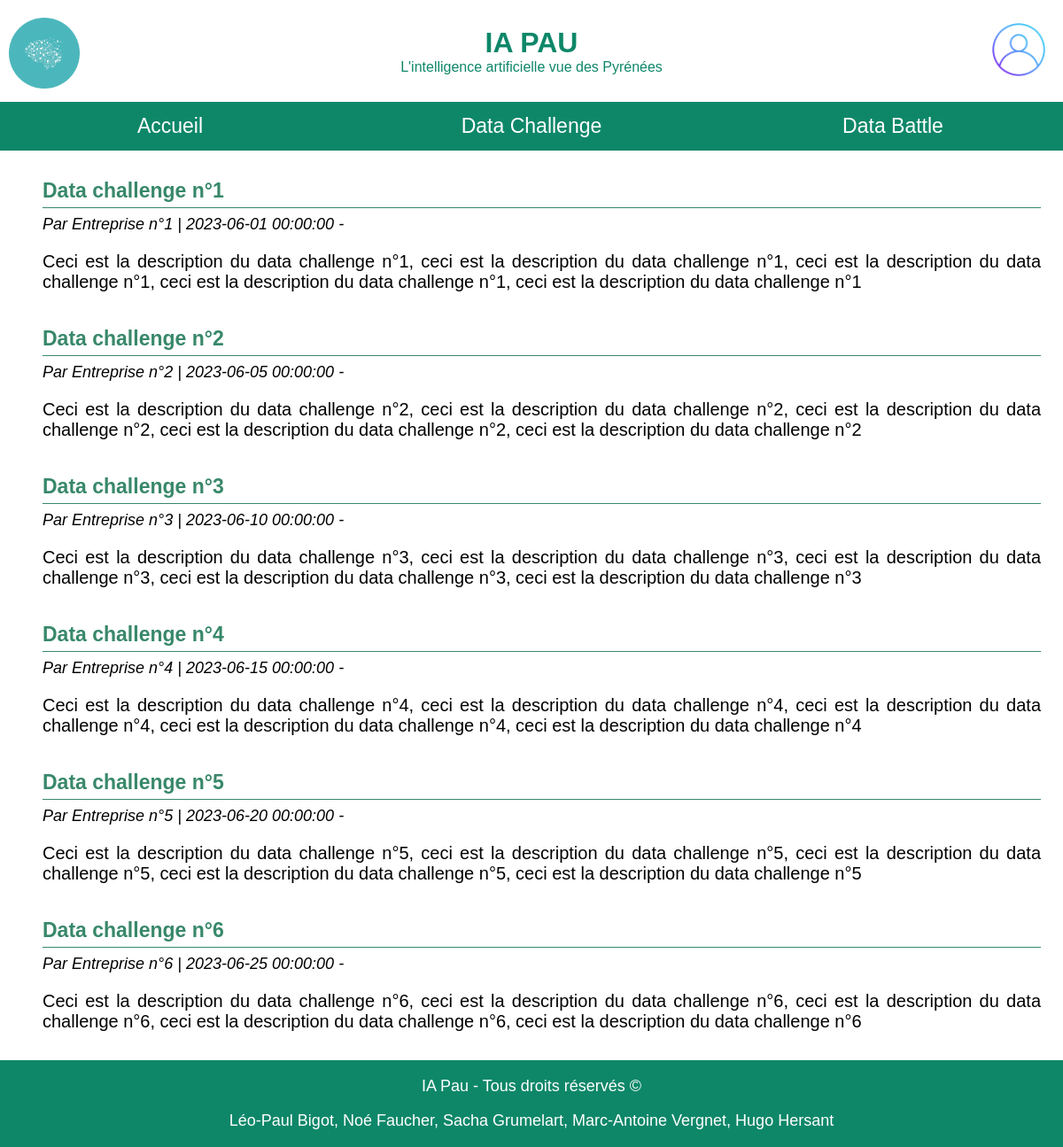
Screenshot of /php/dataEvent/liste-data-events.php?typeDataEvent=challenge with the database file from the repository.
### tables this page shows
create table DataEvent (
    idDataEvent INTEGER primary key unique not null auto_increment, 
    typeDataEvent ENUM('DataChallenge','DataBattle'),
    dateDebut DATETIME,
    dateFin DATETIME,
    dateCreation DATETIME,
    descript TEXT,
    entreprise VARCHAR(100),
    titre VARCHAR(100),
    donnees TEXT,
    consignes TEXT,
    conseils TEXT,
    idGestionnaire INTEGER,
    foreign key fk_Gestionnaire(idGestionnaire) references Utilisateur(idUtilisateur) on delete cascade
);

### php/bdd.php (called while the page is built, shortened)
<?php
function getAllFromRequest($mysqlClient,$request) {
    try {
        $statement = $mysqlClient->prepare($request);
        $statement->execute();
        $tableau = $statement->fetchAll();
        return $tableau;
    }
    catch(Exception $e) {
        die('Erreur : ' . $e->getMessage());
    }
}
?>

### php/dataEvent/liste-data-events.php (the view, shortened to what this page needs)
<?php
    include("../bdd.php");
?>
<!DOCTYPE HTML>
<html>
    <head>
        <link rel="stylesheet" type="text/css" href="/css/general-data-event.css" />
        <link rel="stylesheet" type="text/css" href="/css/header.css" />
        <link rel="stylesheet" type="text/css" href="/css/footer.css" />
        <link rel="stylesheet" type="text/css" href="/css/liste-data-events.css" />
    </head>
    <body>
        <?php
            include("../header.php");
        ?>
        <main>
            <?php
                $conn = connexion($serveur, $bdd, $user, $pass);
                if ($_GET["typeDataEvent"] == "challenge") {
                    $requete = "SELECT * FROM DataEvent WHERE typeDataEvent='DataChallenge';";
                    $resultat = getAllFromRequest($conn, $requete);
                }
                else if ($_GET["typeDataEvent"] == "battle") {
                    $requete = "SELECT * FROM DataEvent WHERE typeDataEvent='DataBattle';";
                    $resultat = getAllFromRequest($conn, $requete);
                }
                echo "
                <div id='liste-events'>";
                foreach ($resultat as $dataEvent) {
                    echo "
                    <div class='event'>
                        <a href='data-event.php?idDataEvent=".$dataEvent["idDataEvent"]."'>
                            <div class='titre-event'>
                                <span>".$dataEvent["titre"]."</span>
                            </div>
                            <p class='infos-entreprise-dates'>Par ".$dataEvent["entreprise"]." | ".$dataEvent["dateDebut"]." - ".$dataEvent["dateFIN"]."</p>
                            <p>".$dataEvent["descript"]."</p>
                        </a>
                    </div>";
                }
                echo "
                </div>";
            ?>
        </main>
        <?php
            include("../footer.php");
        ?>
    </body>
</html>

### php/header.php (shortened to what this page needs)
<link rel="stylesheet" type="text/css" href="/css/header.css" />
<header>
    <div class="banniere">
        <a href="/index.php">
            <img src="/img/iapau_round.png" id="logo"/>
        </a>
        <div class="text"></a>
            <h1>IA PAU</h1>
            <p>L'intelligence artificielle vue des Pyrénées</p>
        </div>
        <div id="profilHeader">
            <a href=<?php if ($_SESSION["estConnecte"]) {echo("/php/profil/profil.php");} else { echo("/php/connexion/connexion.php");}?>> <img id="Client" src="/img/Client.png" alt="Client"/> </a>
        </div>
    </div>
    <div class="menu-banniere">
        <a href="/index.php">Accueil</a>
        <a href="/php/dataEvent/liste-data-events.php?typeDataEvent=challenge">Data Challenge</a>
        <a href="/php/dataEvent/liste-data-events.php?typeDataEvent=battle">Data Battle</a>
    </div>
</header>

### php/footer.php
<footer>
    <link rel="stylesheet" href="/css/footer.css">
    <p>IA Pau - Tous droits réservés ©</p>
    <p>Léo-Paul Bigot, Noé Faucher, Sacha Grumelart, Marc-Antoine Vergnet, Hugo Hersant</p>
</footer>

### css/general-data-event.css (style rules this page uses)
a { text-decoration: none; }
body { margin: 0px; padding: 0px; }
main { font-family: "Montserrat", sans-serif; margin: 25px; }

### css/header.css (style rules this page uses)
body { margin: 0; font-family: "montserrat", sans-serif; }
.banniere { background-color: white; display: flex; align-items: center; justify-content: center; text-align: center; paddING: 20px; }
.banniere p { color: #0E8769; text-align: center; margin-top: 0; margin-bottom: 10px; }
.menu-banniere a { color: white; font-size: 23px; padding: 14px 5%; min-width: 34%; text-decoration: none; transition: 0.4s ease; box-sizing: border-box; }
.menu-banniere { background-color: #0E8769; display: flex; align-items: center; justify-content: center; text-align: center; overflow: hidden; }
.banniere h1 { color: #0E8769; font-family: "montserrat", sans-serif; text-align: center; display: inline-block; margin-top: 10px; margin-bottom: 0; }
#profilHeader { position: absolute; display: flex; right: 10px; align-items: center; }
#Client { top: 30px; height: 60px; padding: 10px; }
#logo { position: absolute; top: 20px; left: 10px; height: 80px; }

### css/footer.css (style rules this page uses)
footer { font-family: "montserrat", sans-serif; padding: 1px 0px 1px 0px; left: 0px; bottom: 0px; background-color: #0E8769; width: 100%; text-align: center; font-size: 18px; color: white; }

### css/liste-data-events.css (style rules this page uses)
#liste-events a { text-decoration: none; color: black; transition: 0.3s ease; }
#liste-events .event { border-left: 3px solid rgba(255, 255, 255, 0); transition: 0.3s ease; }
#liste-events .event { padding-top: 7px; padding-bottom: 7px; margin-top: 10px; margin-bottom: 25px; padding-left: 20px; font-size: 20px; text-align: justify; }
#liste-events .event .titre-event { font-weight: bold; font-size: 20px; border-bottom: 1px solid rgb(56, 136, 106); padding-bottom: 5px; color: rgb(56, 136, 106); font-size: 23px; }
#liste-events .event p { margin-bottom: 0px; }
#liste-events .event .infos-entreprise-dates { font-style: italic; font-size: 18px; margin-top: 8px; }

### rows the page displays
dataevent: titre "Data challenge n°1", entreprise "Entreprise n°1", dateDebut "2023-06-01 00:00:00", descript "Ceci est la description du data challenge n°1, ceci est la description du data challenge n°1, ceci est la description du data challenge n°1, ceci est la description du data challenge n°1, ceci est la description du data challenge n°1"
dataevent: titre "Data challenge n°2", entreprise "Entreprise n°2", dateDebut "2023-06-05 00:00:00", descript "Ceci est la description du data challenge n°2, ceci est la description du data challenge n°2, ceci est la description du data challenge n°2, ceci est la description du data challenge n°2, ceci est la description du data challenge n°2"
dataevent: titre "Data challenge n°3", entreprise "Entreprise n°3", dateDebut "2023-06-10 00:00:00", descript "Ceci est la description du data challenge n°3, ceci est la description du data challenge n°3, ceci est la description du data challenge n°3, ceci est la description du data challenge n°3, ceci est la description du data challenge n°3"
dataevent: titre "Data challenge n°4", entreprise "Entreprise n°4", dateDebut "2023-06-15 00:00:00", descript "Ceci est la description du data challenge n°4, ceci est la description du data challenge n°4, ceci est la description du data challenge n°4, ceci est la description du data challenge n°4, ceci est la description du data challenge n°4"
dataevent: titre "Data challenge n°5", entreprise "Entreprise n°5", dateDebut "2023-06-20 00:00:00", descript "Ceci est la description du data challenge n°5, ceci est la description du data challenge n°5, ceci est la description du data challenge n°5, ceci est la description du data challenge n°5, ceci est la description du data challenge n°5"
dataevent: titre "Data challenge n°6", entreprise "Entreprise n°6", dateDebut "2023-06-25 00:00:00", descript "Ceci est la description du data challenge n°6, ceci est la description du data challenge n°6, ceci est la description du data challenge n°6, ceci est la description du data challenge n°6, ceci est la description du data challenge n°6"
